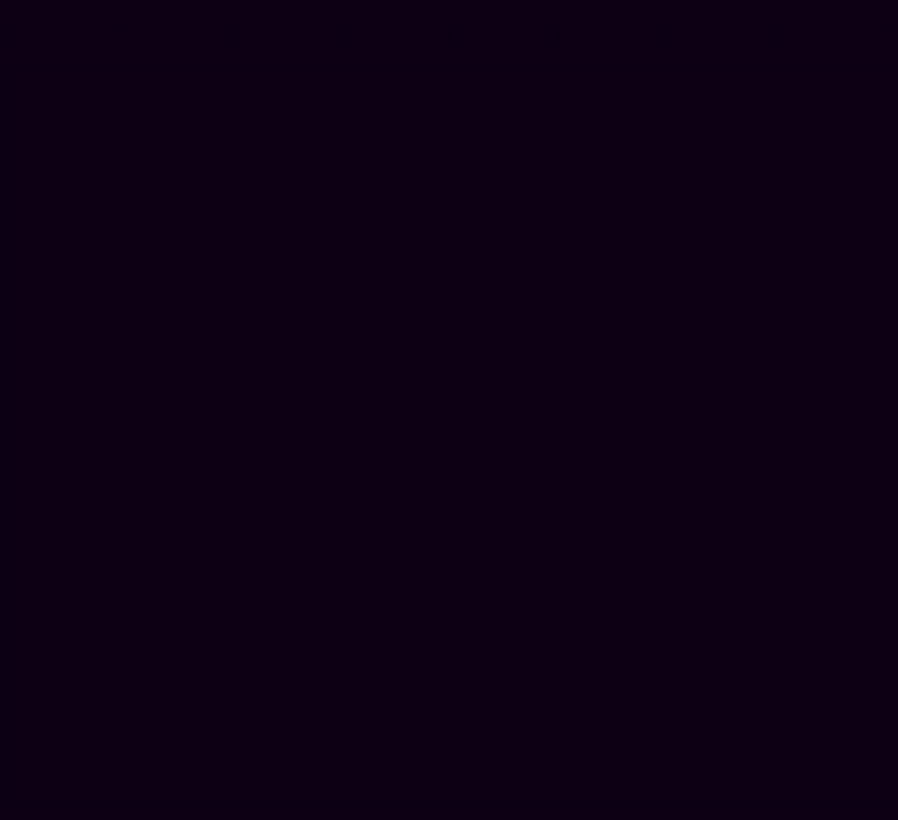
<?xml version="1.0" encoding="UTF-8"?>
<ui version="4.0">
 <class>ComparisonWindow</class>
 <widget class="QMainWindow" name="ComparisonWindow">
  <property name="geometry">
   <rect>
    <x>0</x>
    <y>0</y>
    <width>898</width>
    <height>820</height>
   </rect>
  </property>
  <property name="windowTitle">
   <string>MainWindow</string>
  </property>
  <property name="styleSheet">
   <string notr="true">background-color: rgb(13, 0, 20);</string>
  </property>
  <widget class="QWidget" name="centralwidget">
   <layout class="QVBoxLayout" name="verticalLayout">
    <item>
     <widget class="QFrame" name="frame_6">
      <property name="minimumSize">
       <size>
        <width>0</width>
        <height>50</height>
       </size>
      </property>
      <property name="frameShape">
       <enum>QFrame::StyledPanel</enum>
      </property>
      <property name="frameShadow">
       <enum>QFrame::Raised</enum>
      </property>
      <layout class="QHBoxLayout" name="horizontalLayout_3">
       <property name="spacing">
        <number>0</number>
       </property>
       <property name="leftMargin">
        <number>0</number>
       </property>
       <property name="topMargin">
        <number>0</number>
       </property>
       <property name="rightMargin">
        <number>0</number>
       </property>
       <property name="bottomMargin">
        <number>0</number>
       </property>
       <item>
        <widget class="QLineEdit" name="lineEdit1">
         <property name="alignment">
          <set>Qt::AlignCenter</set>
         </property>
        </widget>
       </item>
       <item>
        <widget class="QLineEdit" name="lineEdit2">
         <property name="alignment">
          <set>Qt::AlignCenter</set>
         </property>
        </widget>
       </item>
       <item>
        <widget class="QLineEdit" name="lineEdit3">
         <property name="styleSheet">
          <string notr="true">color: rgb(255, 255, 255);</string>
         </property>
         <property name="text">
          <string/>
         </property>
         <property name="alignment">
          <set>Qt::AlignCenter</set>
         </property>
        </widget>
       </item>
       <item>
        <widget class="QLineEdit" name="lineEdit4"/>
       </item>
       <item>
        <widget class="QLineEdit" name="lineEdit5"/>
       </item>
       <item>
        <widget class="QLineEdit" name="lineEdit6"/>
       </item>
       <item>
        <widget class="QLineEdit" name="lineEdit7"/>
       </item>
       <item>
        <widget class="QLineEdit" name="lineEdit8"/>
       </item>
      </layout>
     </widget>
    </item>
    <item>
     <widget class="QFrame" name="frame_2">
      <property name="frameShape">
       <enum>QFrame::StyledPanel</enum>
      </property>
      <property name="frameShadow">
       <enum>QFrame::Raised</enum>
      </property>
      <layout class="QHBoxLayout" name="horizontalLayout">
       <property name="spacing">
        <number>0</number>
       </property>
       <property name="leftMargin">
        <number>0</number>
       </property>
       <property name="topMargin">
        <number>0</number>
       </property>
       <property name="rightMargin">
        <number>0</number>
       </property>
       <property name="bottomMargin">
        <number>0</number>
       </property>
       <item>
        <widget class="QFrame" name="frame_4">
         <property name="frameShape">
          <enum>QFrame::StyledPanel</enum>
         </property>
         <property name="frameShadow">
          <enum>QFrame::Raised</enum>
         </property>
         <layout class="QHBoxLayout" name="horizontalLayout_2">
          <property name="spacing">
           <number>0</number>
          </property>
          <property name="leftMargin">
           <number>0</number>
          </property>
          <property name="topMargin">
           <number>0</number>
          </property>
          <property name="rightMargin">
           <number>0</number>
          </property>
          <property name="bottomMargin">
           <number>0</number>
          </property>
          <item>
           <widget class="QListWidget" name="sample1"/>
          </item>
          <item>
           <widget class="QListWidget" name="sample2"/>
          </item>
          <item>
           <widget class="QListWidget" name="sample3"/>
          </item>
          <item>
           <widget class="QListWidget" name="sample4"/>
          </item>
          <item>
           <widget class="QListWidget" name="sample5"/>
          </item>
          <item>
           <widget class="QListWidget" name="sample6"/>
          </item>
          <item>
           <widget class="QListWidget" name="sample7"/>
          </item>
          <item>
           <widget class="QListWidget" name="sample8"/>
          </item>
         </layout>
        </widget>
       </item>
      </layout>
     </widget>
    </item>
    <item>
     <widget class="QFrame" name="frame_7">
      <property name="frameShape">
       <enum>QFrame::StyledPanel</enum>
      </property>
      <property name="frameShadow">
       <enum>QFrame::Raised</enum>
      </property>
      <widget class="QFrame" name="size_grip">
       <property name="geometry">
        <rect>
         <x>870</x>
         <y>0</y>
         <width>10</width>
         <height>10</height>
        </rect>
       </property>
       <property name="minimumSize">
        <size>
         <width>10</width>
         <height>10</height>
        </size>
       </property>
       <property name="maximumSize">
        <size>
         <width>10</width>
         <height>10</height>
        </size>
       </property>
       <property name="frameShape">
        <enum>QFrame::StyledPanel</enum>
       </property>
       <property name="frameShadow">
        <enum>QFrame::Raised</enum>
       </property>
      </widget>
     </widget>
    </item>
   </layout>
  </widget>
 </widget>
 <resources>
  <include location="icons.qrc"/>
 </resources>
 <connections/>
</ui>
